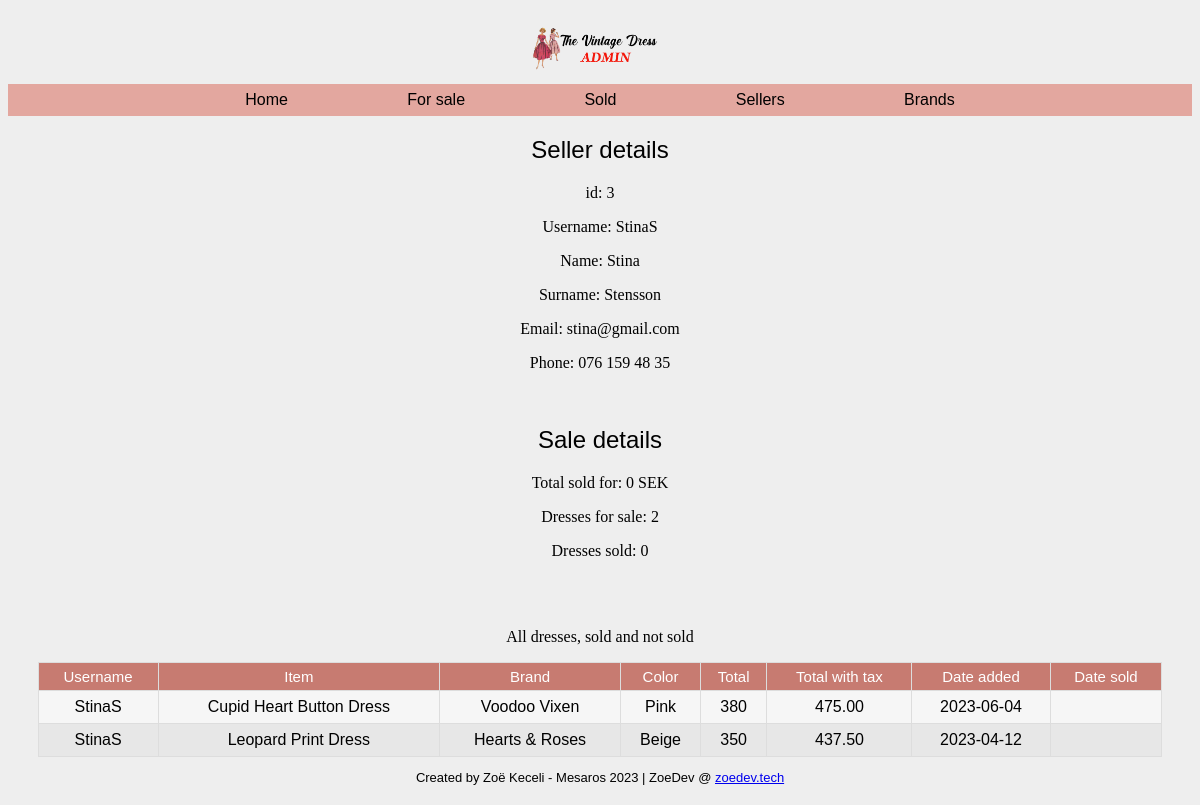
The page /seller-details.php?id=3 on the database as committed earlier.
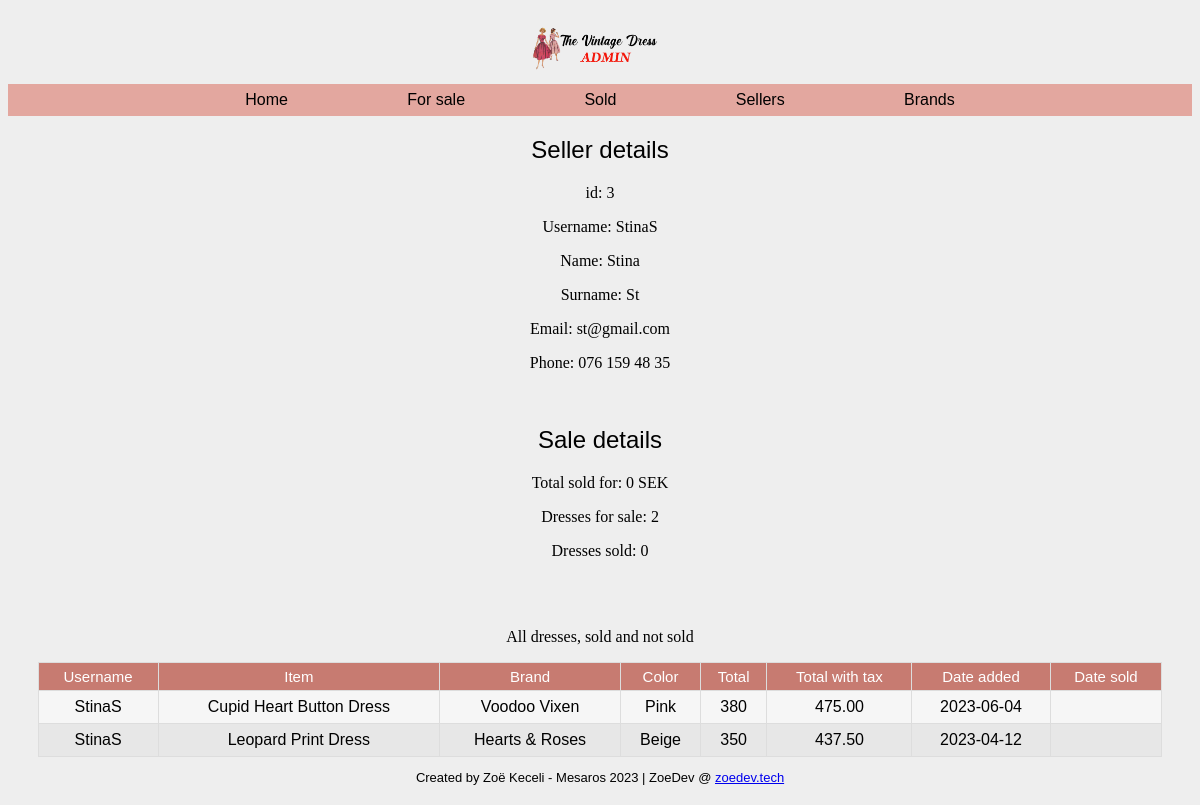
The same page on the database as committed later.
### tables this page shows
CREATE TABLE `sellers` (
  `id` int(11) NOT NULL,
  `username` varchar(32) NOT NULL,
  `first_name` varchar(32) NOT NULL,
  `last_name` varchar(32) NOT NULL,
  `email` varchar(32) NOT NULL,
  `phone` varchar(15) NOT NULL
);

### seller-details.php (called while the page is built)
<?php
require 'controller/seller-controller.php';
require 'classes/view/seller-view.php';
require 'classes/model/seller-model.php';
$pdo = require 'partials/connect.php';
$sellerModel = new SellerModel($pdo);
$sellerView = new SellerView();
$sellerController = new SellerController($sellerModel, $sellerView);
include 'partials/header.php';
include 'partials/nav.php';
$sellerController->details();
$sellerController->dressSoldFor();
$sellerController->dressForSale();
$sellerController->dressSold();
$sellerController->dressAll();
include 'partials/footer.php';

### classes/model/db.php (called while the page is built, shortened)
<?php
class DB
{
    public function __construct(PDO $pdo)
    {
        $this->pdo = $pdo;
    }
}

### classes/model/seller-model.php (called while the page is built, shortened)
<?php
require_once 'db.php';
class SellerModel extends DB
{
    protected $table = "sellers";
    public function getSeller(int $id)
    {
        $sql = "SELECT * FROM {$this->table} WHERE id= ?";
        $statement = $this->pdo->prepare($sql);
        $statement->execute([$id]);
        return $statement->fetchAll();
    }
    public function getSellerItemsForSale(int $id)
    {
        $sql = "SELECT s.username, s.id, COUNT(s.id) AS 'Dresses for sale' FROM {$this->table} AS s JOIN items AS i ON s.id = i.sellerID WHERE s.id LIKE ? AND i.date_sold IS NULL GROUP BY s.id";
        $statement = $this->pdo->prepare($sql);
        $statement->execute([$id]);
        return $statement->fetchAll();
    }
    public function getSellerAllItems(int $id)
    {
        $sql = "SELECT items.title, items.color, items.price, items.date_added, items.date_sold, SUM(items.price * 1.25) AS TotalWithTax, sellers.username, sellers.first_name, sellers.last_name, brands.name FROM `items` JOIN `sellers` ON sellers.id = items.sellerID JOIN `brands` ON brands.id = items.brandID WHERE sellers.id = ? GROUP BY items.id";
        $statement = $this->pdo->prepare($sql);
        $statement->execute([$id]);
        return $statement->fetchAll();
    }
}

### classes/view/seller-view.php (the view, shortened to what this page needs)
<?php
class SellerView
{
    public function renderSellerDetail($seller)
    {
        echo "<h2>Seller details</h2>";
        echo "<p>id: {$seller[0]['id']}</p>";
        echo "<p>Username: {$seller[0]['username']}</p>";
        echo "<p>Name: {$seller[0]['first_name']}</p>";
        echo "<p>Surname: {$seller[0]['last_name']}</p>";
        echo "<p>Email: {$seller[0]['email']}</p>";
        echo "<p>Phone: {$seller[0]['phone']}</p>";
        echo "<br>";
    }
    public function renderTotalSoldFor($seller)
    {
        echo "<h2>Sale details</h2>";
        if ($seller) {
            echo "<p>Total to seller: {$seller[0]['toSeller']} SEK</p>";
        } else
            echo "<p>Total sold for: 0 SEK</p>";
    }
    public function renderSellerItemsForSale($seller)
    {
        if ($seller) {
            echo "<p>Dresses for sale: {$seller[0]['Dresses for sale']}</p>";
        } else
            echo "<p>Dresses for sale: 0</p>";
    }
    public function renderSellerItemsSold($seller)
    {
        if ($seller) {
            echo "<p>Dresses sold: {$seller[0]['Dresses sold']}</p>";
        } else
            echo "<p>Dresses sold: 0</p><br>";
    }
    public function renderSellerAllitems($seller)
    {
        echo "<br><p>All dresses, sold and not sold<p>";
        echo "<table class='center'>";
        echo "<th>Username</th>";
        echo "<th>Item</th>";
        echo "<th>Brand</th>";
        echo "<th>Color</th>";
        echo "<th>Total</th>";
        echo "<th>Total with tax</th>";
        echo "<th>Date added</th>";
        echo "<th>Date sold</th>";
        echo "<tr>";
        foreach ($seller as $key => $value) {
            echo "<td>{$seller[$key]['username']}</td>";
            echo "<td>{$seller[$key]['title']}</td>";
            echo "<td>{$seller[$key]['name']}</td>";
            echo "<td>{$seller[$key]['color']}</td>";
            echo "<td>{$seller[$key]['price']}</td>";
            echo "<td>{$seller[$key]['TotalWithTax']}</td>";
            echo "<td>{$seller[$key]['date_added']}</td>";
            echo "<td>{$seller[$key]['date_sold']}</td>";
            echo "</tr>";
        }
        echo "</table>";
    }
}

Rows that differ between the two databases and show on the page:
changed sellers "StinaS": last_name "Stensson" → "St"; email "stina@gmail.com" → "st@gmail.com"
